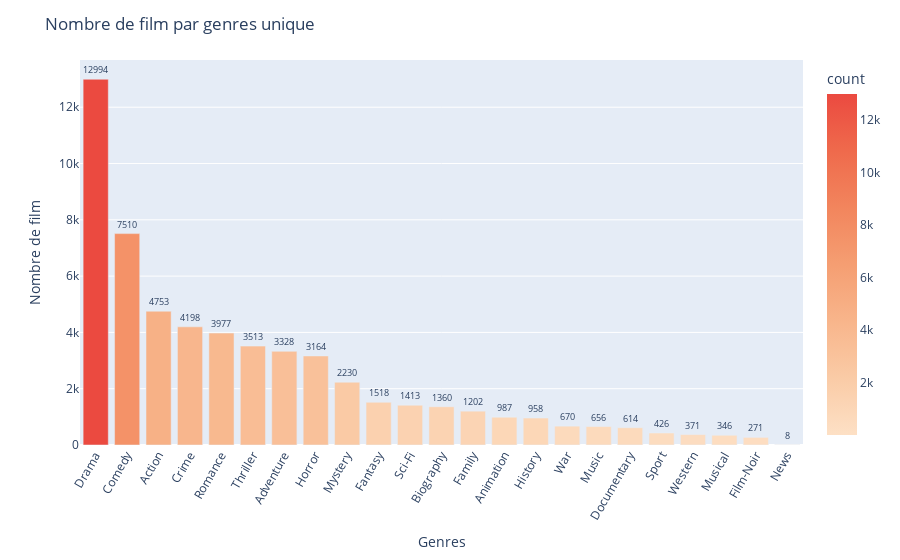

Write notebook code for a chart like this one.
### Code cell
import plotly.express as px

# Création du barplot avec plotly
graph_genre = px.bar(df_genre, x='genres_x', y='count', text='count', 
             color='count', color_continuous_scale='Peach')

# Mise à jour des attributs de layout pour afficher les valeurs et améliorer la présentation
graph_genre.update_traces(texttemplate='%{text}', textposition='outside')
graph_genre.update_layout(title_text='Nombre de film par genres unique', 
                  xaxis_title='Genres', 
                  yaxis_title='Nombre de film', 
                  xaxis_tickangle=-60,
                  uniformtext_minsize=8, uniformtext_mode='hide')

# Affichage de la figure
graph_genre.show()

### Figure 1 — Plotly figure (JSON) as saved in the notebook; plotly's stock layout.template omitted (floating-point values rounded to 4 significant figures)
{"data": [{"alignmentgroup": "True", "hovertemplate": "genres_x=%{x}<br>count=%{marker.color}<extra></extra>", "legendgroup": "", "marker": {"color": [12994, 7510, 4753, 4198, 3977, 3513, 3328, 3164, 2230, 1518, 1413, 1360, 1202, 987, 958, 670, 656, 614, 426, 371, 346, 271, 8], "coloraxis": "coloraxis", "pattern": {"shape": ""}}, "name": "", "offsetgroup": "", "orientation": "v", "showlegend": false, "text": [12994, 7510, 4753, 4198, 3977, 3513, 3328, 3164, 2230, 1518, 1413, 1360, 1202, 987, 958, 670, 656, 614, 426, 371, 346, 271, 8], "textposition": "outside", "texttemplate": "%{text}", "type": "bar", "x": ["Drama", "Comedy", "Action", "Crime", "Romance", "Thriller", "Adventure", "Horror", "Mystery", "Fantasy", "Sci-Fi", "Biography", "Family", "Animation", "History", "War", "Music", "Documentary", "Sport", "Western", "Musical", "Film-Noir", "News"], "xaxis": "x", "y": [12994, 7510, 4753, 4198, 3977, 3513, 3328, 3164, 2230, 1518, 1413, 1360, 1202, 987, 958, 670, 656, 614, 426, 371, 346, 271, 8], "yaxis": "y"}], "layout": {"barmode": "relative", "coloraxis": {"colorbar": {"title": {"text": "count"}}, "colorscale": [[0, "rgb(253, 224, 197)"], [0.1667, "rgb(250, 203, 166)"], [0.3333, "rgb(248, 181, 139)"], [0.5, "rgb(245, 158, 114)"], [0.6667, "rgb(242, 133, 93)"], [0.8333, "rgb(239, 106, 76)"], [1, "rgb(235, 74, 64)"]]}, "legend": {"tracegroupgap": 0}, "margin": {"t": 60}, "title": {"text": "Nombre de film par genres unique"}, "uniformtext": {"minsize": 8, "mode": "hide"}, "xaxis": {"anchor": "y", "domain": [0, 1], "tickangle": -60, "title": {"text": "Genres"}}, "yaxis": {"anchor": "x", "domain": [0, 1], "title": {"text": "Nombre de film"}}}}
